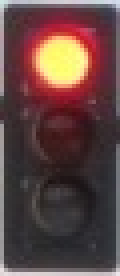
#> input picture Kernels/k7.jpg, 30 x 69 px (shown 4 times larger)
$ python -i run_predictions.py   (imports and definitions only)
#> lines starting #> are read from the running program, lines starting #| are printed output that depends on the picture
import os
import numpy as np
import json
from PIL import Image
import cv2

# [21 lines left out: function get_local_max, not called in this run]

def kernel_filter(kern, img):
    '''
    Convolutes a given kernel kXxkY with a given image, size XxY
    using a FFT for speed
    @img: YxXx(Z) color image as numpy array
    @kernel: kXxkY numpy array

    @return: Outputs a (X)x(Y) color image as a numpy array.
    '''
    img_Y = np.shape(img)[0]
    img_X = np.shape(img)[1]
    kern_Y = np.shape(kern)[0]
    kern_X = np.shape(kern)[1]

    # If kernel is 2d matrix, stacks to depth of image
    if (img.ndim > 2):
        img_Z = np.shape(img)[2]
        kern = np.repeat(kern[:,:,np.newaxis], img_Z, axis=2)

    # Do the convolution
    # Compute the FT of the image and kernel
    img_F  = np.fft.fft2(img, s=(img_Y+kern_Y, img_X+kern_X), axes=(0,1)); # add 2 because kernel FFT is weird
    kern_F = np.fft.fft2(kern, s=(img_Y+kern_Y, img_X+kern_X), axes=(0,1));
    # Multiply FTs and revert.
    results_F = img_F*kern_F
    result = np.fft.ifft2(results_F, axes=(0,1));


    # Crop padding accordingly
    if(img.ndim==3):
        result = result[kern_Y//2:kern_Y//2-kern_Y,kern_X//2:kern_X//2-kern_X,:]
    else:
        result = result[kern_Y//2:kern_Y//2-kern_Y,kern_X//2:kern_X//2-kern_X]

    return np.real(result)

# [134 lines left out: functions compute_convolution, predict_boxes, not called in this run]


def detect_red_light_mf(I):
    '''
    This function takes a numpy array <I> and returns a list <output>.
    The length of <output> is the number of bounding boxes predicted for <I>.
    Each entry of <output> is a list <[row_TL,col_TL,row_BR,col_BR,score]>.
    The first four entries are four integers specifying a bounding box
    (the row and column index of the top left corner and the row and column
    index of the bottom right corner).
    <score> is a confidence score ranging from 0 to 1.
    '''

    '''
    BEGIN YOUR CODE
    '''
    global template
    global kern_edge
    global kern_blur

    # [19 lines left out: functions process_edge, norm_sum, not called in this run]

    # First, create edge-filtered convolution
    # Blur the image and template
    I_blur = kernel_filter(kern_blur, I)
    I_edge= kernel_filter(kern_edge, I_blur)
    template_edge = kernel_filter(kern_edge, template)
    # Extract the edges
    template_edge = process_edge(template_edge,-.3)
    I_edge = process_edge(I_edge,0)
    # edge-edge convolution
    edge_convolute = compute_convolution(template_edge, I_edge)
    # Process
    edge_convolute[edge_convolute<0] = 0
    edge_convolute = edge_convolute/120 # a nice normalization constant by T&E

    # Convolute images as normal
    # First normalize for brightness
    I_norm = norm_sum(I)
    match_convolute = compute_convolution(template, I_norm)
    # Scale for resolution
    match_convolute = match_convolute - 155000 # a nice normalization constant by T&E
    match_convolute[match_convolute<0] = 0

    # Nor incorporate the edge filter
    combined = np.multiply(match_convolute, edge_convolute)
    #combined = match_convolute
    # Normalize based on kernel and image brightness
    combined = combined / np.sqrt(np.linalg.norm(template)*np.linalg.norm(I))

    # Create augmented heatmap
    heatmaps = (combined, match_convolute)
    output = predict_boxes(heatmaps)

    '''
    END YOUR CODE
    '''

    for i in range(len(output)):
        assert len(output[i]) == 5
        if not ((output[i][4] >= 0.0) and (output[i][4] <= 1.0)):
            print(output)
        assert (output[i][4] >= 0.0) and (output[i][4] <= 1.0)

    return output

'''
Main Code
'''
# ==================================================================
# Note that you are not allowed to use test data for training.
# set the path to the downloaded data:
data_path = '../../data/RedLights2011_Medium'
# get sorted list of files:
# [1 line that did not run here, left out]
# remove any non-JPEG files:
# [1 line that did not run here, left out]

kernel_path = 'Kernels'
# get sorted list of files:
kernel_names = sorted(os.listdir(kernel_path))

# Definitions of kernels
# ===================
# Template Kernel
# [2 lines not run here, left out]
# [1 line that did not run here, left out]

# Edge detection kernel
# [1 line not run here, left out]
kern_edge = np.ones((5,5)) * -1
kern_edge[2,2] = -np.sum(kern_edge)+1

# Blur kernel
# [1 line not run here, left out]
kern_blur = np.array([[1,  4,  6,  4, 1],
                      [4, 16, 24, 16, 4],
                      [6, 24, 36, 24, 6],
                      [4, 16, 24, 16, 4],
                      [1,  4,  6,  4, 1]])
kern_blur = kern_blur/256


# =================================================================
# load splits:
split_path = '../../data/hw02_splits'
# [2 lines not run here, left out]

# set a path for saving predictions:
preds_path = '../data/hw02_preds'
# [1 line not run here, left out]

# Set this parameter to True when you're done with algorithm development:
done_tweaking = True

'''
Make predictions on the training set.
'''
preds_train = {}
# [15 lines not run here, left out]

'''
Make predictions on the test set.
'''
preds_test = {}
# [13 lines not run here, left out]

>>> import cv2
>>> picture = cv2.imread('Kernels/k7.jpg')
#> picture is the input picture: shape (69, 30, 3); mean B, G, R 66.6, 68.6, 96.2
>>> result = detect_red_light_mf(picture)
#> in kernel_filter, `return np.real(result)`:
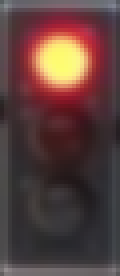
#> returned value: shape (69, 30, 3) float64 (shown 4 times larger); mean of channels 0, 1, 2 61.4, 63.6, 91; drawn as B, G, R
#> in kernel_filter (call 2), `return np.real(result)`:
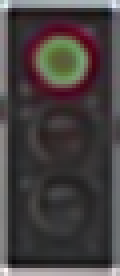
#> returned value: shape (69, 30, 3) float64 (shown 4 times larger); mean of channels 0, 1, 2 240.8, 240.1, 303.6; drawn with min black and max white
#> (the run stopped early here; a loop or call above may not have finished)
